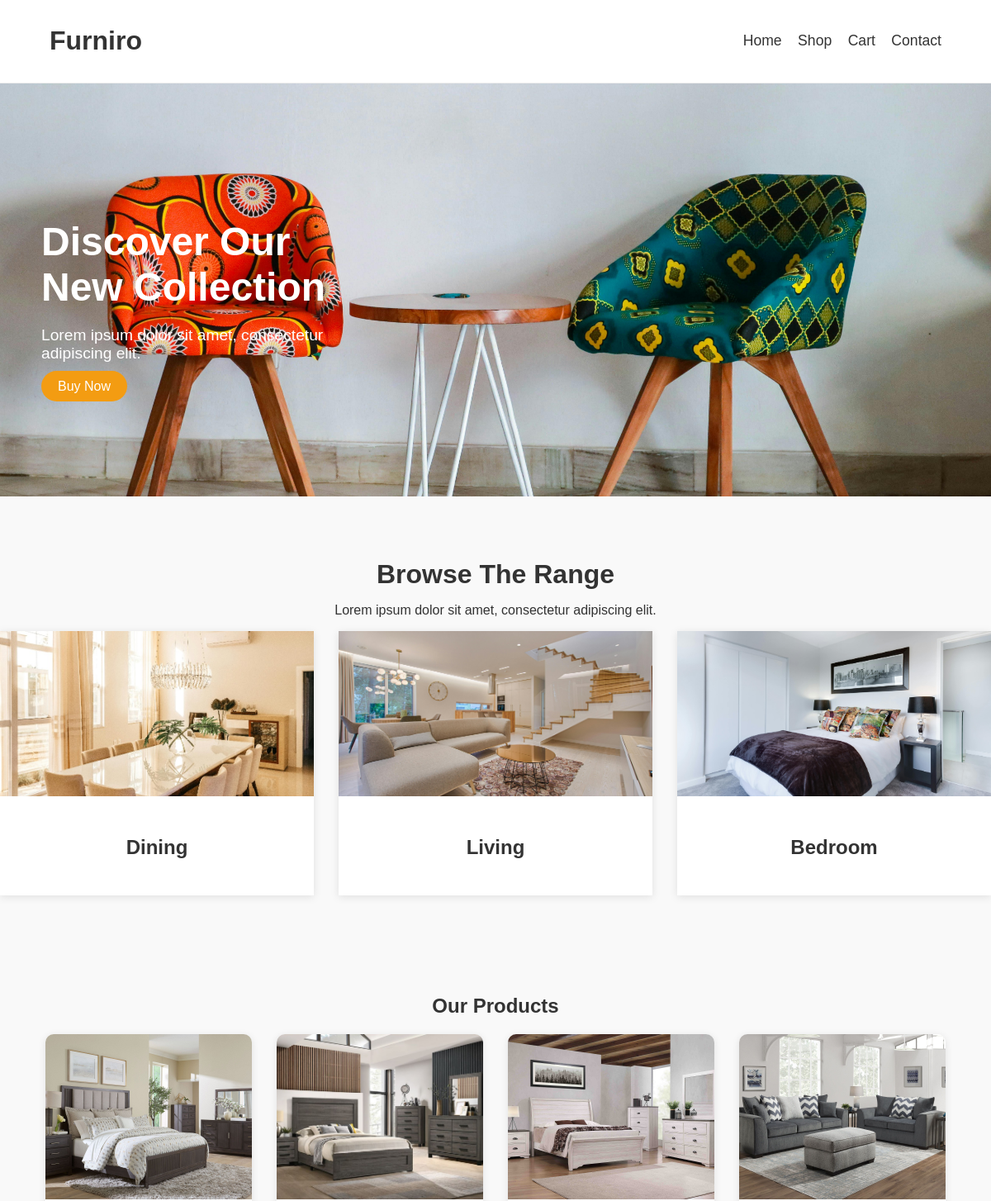
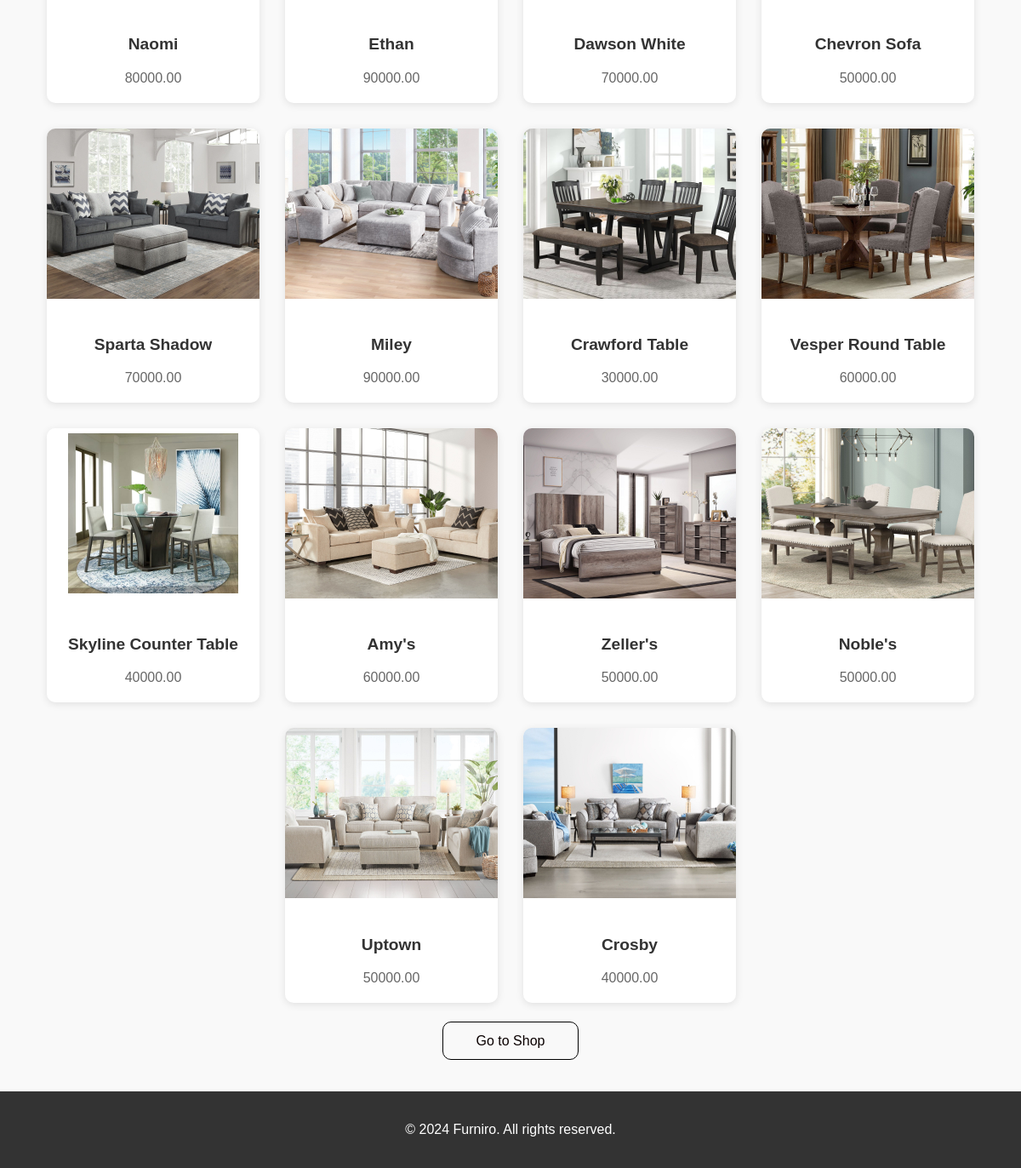
/home/, run on the app's committed database (2 pictures, top to bottom).
### Categories/models.py (models this page shows, shortened)
class Category(models.Model):
    name = models.CharField(max_length=100)
    image = models.ImageField(upload_to='products', null=True, blank=True)
    class Meta:
        verbose_name_plural = "Categories"

### Products/models.py (models this page shows, shortened)
class Product(models.Model):
    name = models.CharField(max_length=100)
    Category = models.ForeignKey(Category, on_delete=models.CASCADE)
    price = models.DecimalField(max_digits=10, decimal_places=2)
    description = models.TextField(max_length=450)
    stock = models.PositiveIntegerField(default=0)
    image = models.ImageField(upload_to='products', null=True, blank=True)

### Categories/views.py (the view)
# urls.py: path('home/', views.home, name='home'),
def home(request):
    categories = Category.objects.all()
    products = Product.objects.all()
    return render(request, 'Categories/home.html',
                  {'categories': categories, 'products': products})

### Categories/templates/Categories/home.html (shortened to what this page needs)
{% load static %}
<!DOCTYPE html>
<html lang="en">
<head>
    <link rel="stylesheet" href="{% static 'Categories/styles.css' %}">
</head>
<body>
    <header class="header">
        <div class="container header-content">
            <h1 class="store-name">Furniro</h1>
            <nav class="nav-links">
                <a href="{% url 'home' %}">Home</a>
                <a href="{% url 'all_products' %}">Shop</a>
                <a href="{% url 'cart_detail' %}">Cart</a>
                <a href="{% url 'contact' %}">Contact</a>
            </nav>
        </div>
    </header>
    <section class="banner">
        <div class="banner-content">
            <h2>Discover Our New Collection</h2>
            <p>Lorem ipsum dolor sit amet, consectetur adipiscing elit.</p>
            <a href="{% url 'all_products' %}" class="btn">Buy Now</a>
        </div>
    </section>
    <section class="categories">
        <h2>Browse The Range</h2>
        <p>Lorem ipsum dolor sit amet, consectetur adipiscing elit.</p>
        <div class="category-cards">
            {% for category in categories %}
            <div class="category-card">
                <a href="{% url 'category_products' category.id %}">
                    <img src="{{ category.image.url }}" alt="{{ category.name }}">
                    <h3>{{ category.name }}</h3>
                </a>
            </div>
            {% endfor %}
        </div>
    </section>
    <section class="products">
        <h2>Our Products</h2>
        <div class="product-cards">
            {% for product in products %}
            <div class="product-card">
                <a href="{% url 'product_detail' product.id%}">
                <img src="{{ product.image.url }}" alt="{{ product.name }}">
                <h3>{{ product.name }}</h3>
                </a>
                <p>{{ product.price }}</p>
            </div>
            {% endfor %}
        </div>
        <br><br>
        <a href="{% url 'all_products' %}" class="btn-shop">Go to Shop</a>
    </section>
    <footer class="footer">
        <p>&copy; 2024 Furniro. All rights reserved.</p>
    </footer>
</body>
</html>

### Categories/static/Categories/styles.css (style rules this page uses)
body { font-family: 'Arial', sans-serif; margin: 0; padding: 0; background-color: #f9f9f9; color: #333; }
.container { width: 90%; margin: 0 auto; }
.header { background-color: white; padding: 10px 0; border-bottom: 1px solid #eee; }
.header-content { display: flex; justify-content: space-between; align-items: center; }
.store-name { font-size: 2em; color: #333; }
.nav-links a { color: #333; text-decoration: none; margin-left: 15px; font-size: 1.1em; }
.banner { background-image: url('shop.jpg'); background-size: cover; background-position: center; height: 500px; position: relative; display: flex; align-items: center; justify-content: flex-start; padding-left: 50px; }
.banner-content { color: white; max-width: 400px; }
.banner h2 { font-size: 3em; margin-bottom: 20px; }
.banner p { font-size: 1.2em; margin-bottom: 20px; }
.banner .btn { background-color: #f39c12; color: white; padding: 10px 20px; text-decoration: none; border-radius: 20px; }
.categories { text-align: center; padding: 50px 0; }
.categories h2 { font-size: 2em; margin-bottom: 10px; }
.category-cards { display: flex; justify-content: center; gap: 30px; }
.category-card { background-color: white; overflow: hidden; box-shadow: 0 2px 10px rgba(0,0,0,0.1); width: 400px; }
.category-card a { text-decoration: none; }
.category-card img { width: 100%; height: 200px; object-fit: cover; }
.category-card h3 { padding: 20px; font-size: 1.5em; color: #333; }
.products { padding: 50px 0; text-align: center; }
.product-cards { display: flex; flex-wrap: wrap; justify-content: center; gap: 30px; }
.product-card { background-color: white; border-radius: 10px; overflow: hidden; box-shadow: 0 2px 10px rgba(0,0,0,0.1); width: 250px; text-align: center; }
.product-card img { width: 100%; height: 200px; object-fit: cover; }
.product-card a { text-decoration: none; }
.product-card h3 { padding: 20px; font-size: 1.2em; color: #333; }
.product-card p { color: #666; margin-bottom: 20px; margin-top: -20px; }
.btn-shop { margin-top: 50px; padding: 13px 39px; background-color: #f9f9f9; color: #0a0000; text-decoration: none; border:1px solid black; border-radius: 10px; cursor: pointer; font-size: 1em; }
.footer { background-color: #333; color: white; text-align: center; padding: 20px 0; }

### data on the page
Category: image (picture), name "Dining"
Category: image (picture), name "Living"
Category: image (picture), name "Bedroom"
Product: image (picture), name "Naomi", price "80000.00"
Product: image (picture), name "Ethan", price "90000.00"
Product: image (picture), name "Dawson White", price "70000.00"
Product: image (picture), name "Chevron Sofa", price "50000.00"
Product: image (picture), name "Sparta Shadow", price "70000.00"
Product: image (picture), name "Miley", price "90000.00"
Product: image (picture), name "Crawford Table", price "30000.00"
Product: image (picture), name "Vesper Round Table", price "60000.00"
Product: image (picture), name "Skyline Counter Table", price "40000.00"
Product: image (picture), name "Amy's", price "60000.00"
Product: image (picture), name "Zeller's", price "50000.00"
Product: image (picture), name "Noble's", price "50000.00"
Product: image (picture), name "Uptown", price "50000.00"
Product: image (picture), name "Crosby", price "40000.00"
